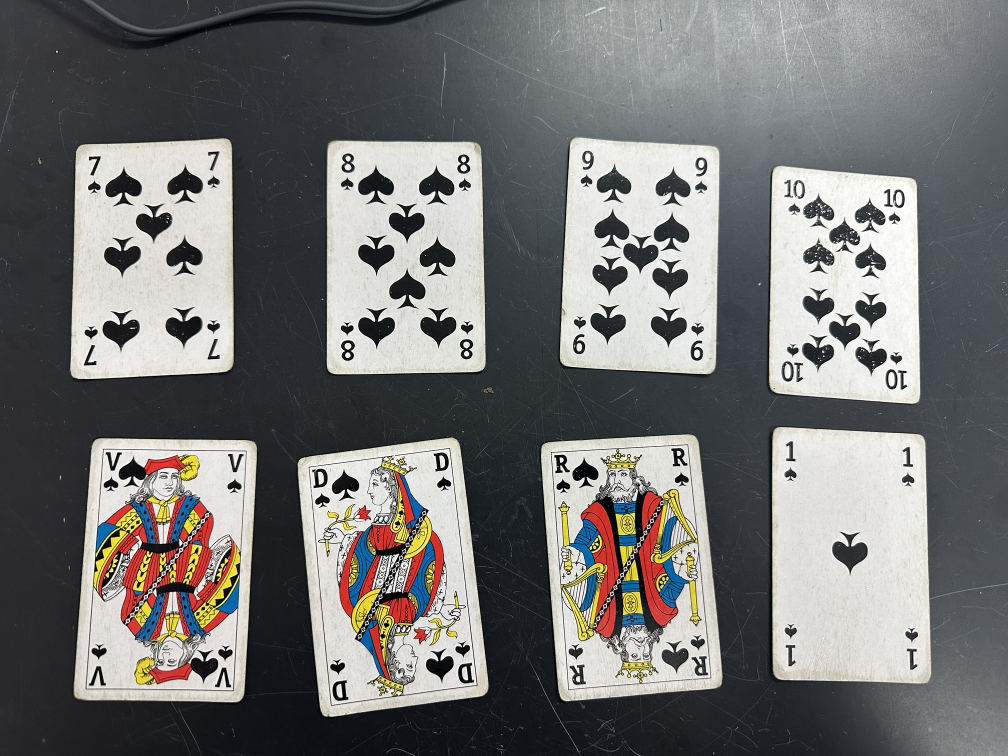
#> input picture detector/photos/jeu_fr/pique.jpg, 2016 x 1512 px, found by its file name (shown at 1/2 size); its folder holds 3 pictures in this run
$ python prepare_deck.py --name monjeu photos/pique.jpg photos/coeur.jpg ...
#> lines starting #> are read from the running program, lines starting #| are printed output that depends on the picture; after the words box and inside, x2 and y2 are one past the last pixel; in counts of white or black regions, pixels touching at a corner belong together
#> in main, img is the input picture: shape (1512, 2016, 3); mean B, G, R 115, 115.5, 116
"""Transforme des photos de VOTRE jeu de cartes en "deck" pour le générateur.

Photos attendues : cartes posées à plat, sans se toucher, sur un fond uni qui
contraste (table sombre, nappe), photo prise bien du dessus.

Le plus simple : une photo par couleur, les 8 cartes en ligne (ou en 2 lignes de 4)
dans l'ordre 7, 8, 9, 10, Valet, Dame, Roi, As, lecture de gauche à droite puis
de haut en bas. Nommer les fichiers pique.jpg, coeur.jpg, carreau.jpg, trefle.jpg.

    python prepare_deck.py --name monjeu photos/pique.jpg photos/coeur.jpg ...

Autre possibilité : une carte par photo, nommée par son identifiant (10H.jpg, JS.jpg ...).

Produit assets/decks/<nom>/<carte>.png + deck.json (boîtes d'index estimées
automatiquement) + _controle.jpg pour vérifier d'un coup d'œil.
"""

import argparse
import json
from pathlib import Path

import cv2
import numpy as np

from cards import CLASSES, RANKS

ROOT = Path(__file__).parent
SUIT_FILES = {"pique": "S", "coeur": "H", "carreau": "D", "trefle": "C", "s": "S", "h": "H", "d": "D", "c": "C"}
CARD_H = 700


def find_cards(img: np.ndarray, expected: int | None = None) -> list[np.ndarray]:
    """Renvoie les quadrilatères (4x2, ordonnés hg, hd, bd, bg) des cartes de la photo."""
#> called with expected = 8
    gray = cv2.cvtColor(img, cv2.COLOR_BGR2GRAY)
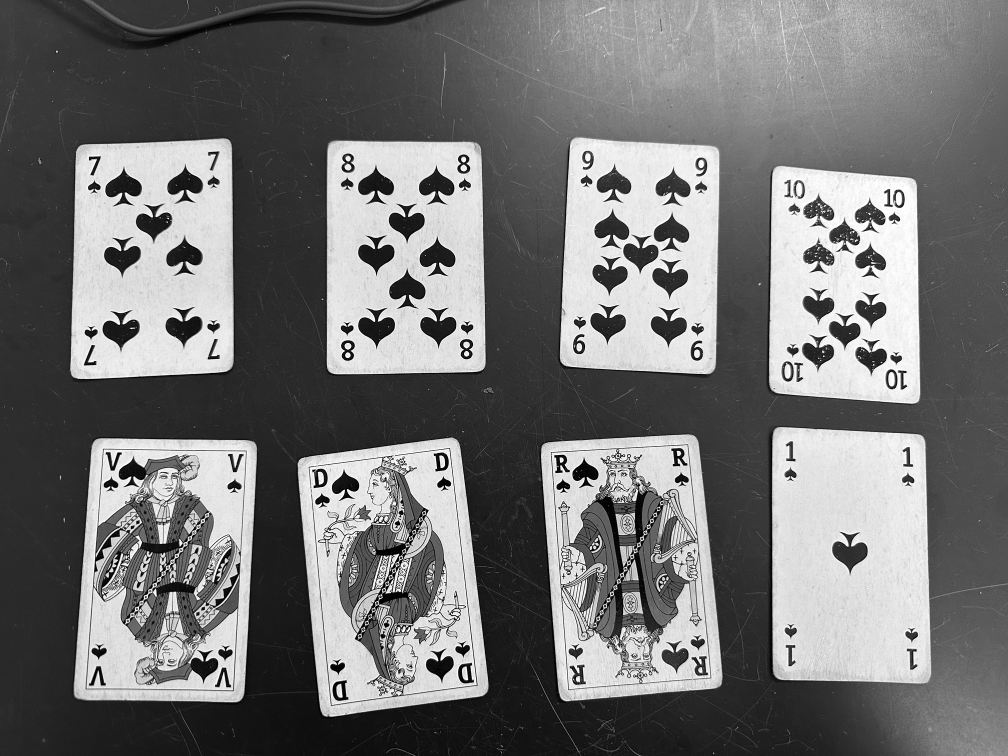
#> gray: shape (1512, 2016) (shown at 1/2 size); min 0, max 255, mean 115.6
    gray = cv2.GaussianBlur(gray, (5, 5), 0)
    area_img = img.shape[0] * img.shape[1]
#> area_img = 3048192
    best = []
    # cartes claires sur fond sombre (Otsu), sinon contours (Canny)
    otsu, th = cv2.threshold(gray, 0, 255, cv2.THRESH_BINARY + cv2.THRESH_OTSU)
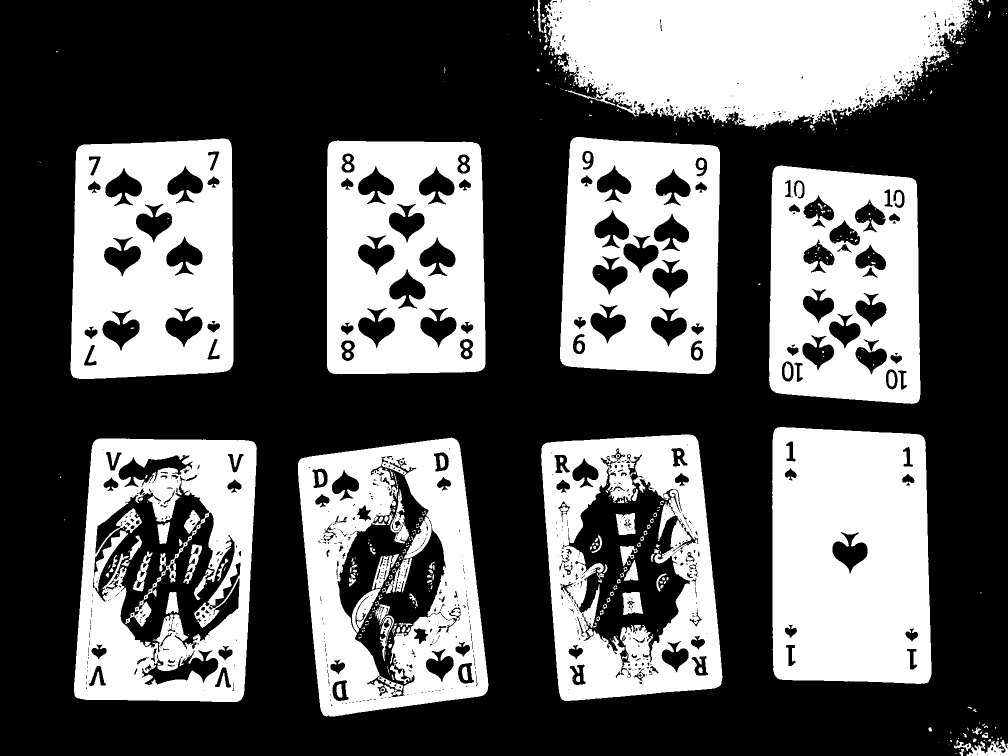
#> th: shape (1512, 2016) (shown at 1/2 size); 37.4% white; 512 white regions (341 under 20 px), largest, box (x1, y1, x2, y2) and area: (1088, 0, 1945, 257) 164478, (1544, 854, 1863, 1368) 150437, (141, 277, 467, 758) 126029
#> otsu = 134
    # seuils plus hauts : seul le blanc des cartes reste (table éclairée, reflets)
    white = [((gray > t) * 255).astype(np.uint8) for t in (otsu + (255 - otsu) * f for f in (0.35, 0.55))]
#> white = 2 items
    edges = cv2.dilate(cv2.Canny(gray, 40, 120), np.ones((5, 5), np.uint8))
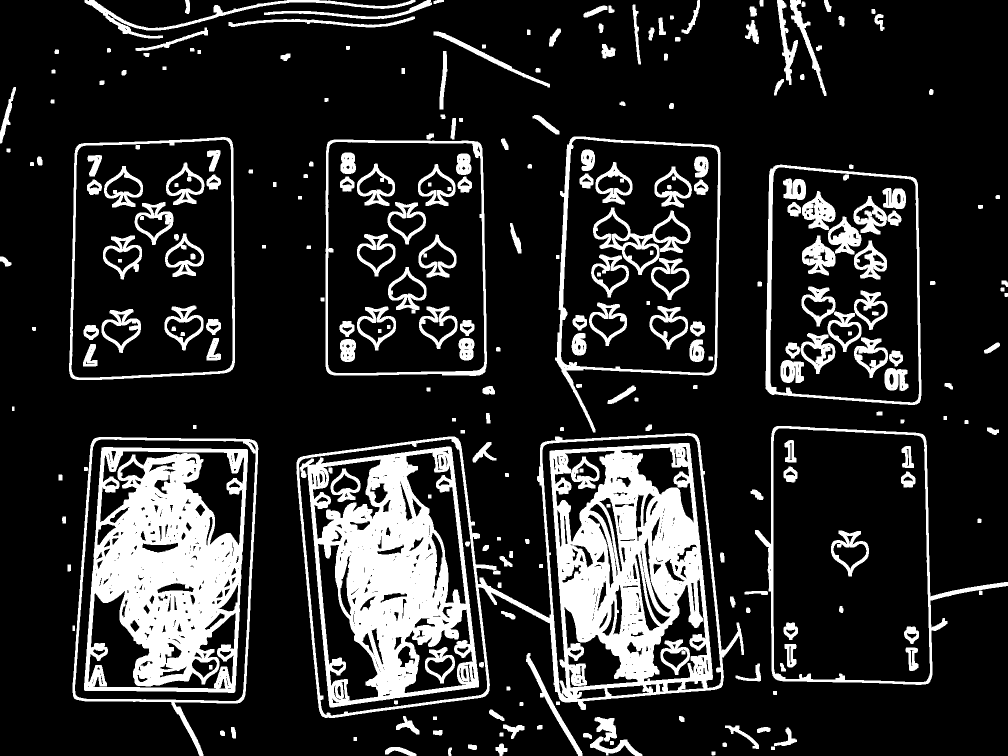
#> edges: shape (1512, 2016) (shown at 1/2 size); 17.2% white; 272 white regions, largest, box (x1, y1, x2, y2) and area: (593, 866, 1488, 1436) 116272, (168, 894, 496, 1386) 98410, (600, 893, 958, 1415) 88066
    k = max(5, int(0.012 * max(img.shape[:2])))  # sépare les cartes presque collées
#> k = 24
    candidates = [cv2.morphologyEx(m, cv2.MORPH_OPEN, np.ones((ks, ks), np.uint8))
                  for m in (th, *white, 255 - th, edges) for ks in (5, k)]
#> candidates = 10 items
    for mask in candidates:
        contours, _ = cv2.findContours(mask, cv2.RETR_EXTERNAL, cv2.CHAIN_APPROX_SIMPLE)
        quads = []
        for c in contours:
            a = cv2.contourArea(c)
            if a < area_img * 0.004 or a > area_img * 0.6:
                continue
            rect = cv2.minAreaRect(c)
            (w, h) = rect[1]
            if min(w, h) == 0:
                continue
            ratio = max(w, h) / min(w, h)
            if not 1.25 < ratio < 1.75 or a / (w * h) < 0.85:
                continue
            peri = cv2.arcLength(c, True)
            approx = cv2.approxPolyDP(c, 0.02 * peri, True)
            pts = approx.reshape(-1, 2).astype(np.float32) if len(approx) == 4 else cv2.boxPoints(rect)
            quads.append(order_quad(pts))
        if expected and len(quads) == expected:
            return sort_reading_order(quads)
        if len(quads) > len(best):
            best = quads
#> this loop made 1 pass
#> (hs in sort_reading_order, order in sort_reading_order) on pass 1: ([514.7, 510.7, 511, 496, 446.1, 457, 456.1, 447.7], [6, 5, 7, 4, 0, 1, 2, 3])
#> after the loop, best = []
    return sort_reading_order(best)


def order_quad(pts: np.ndarray) -> np.ndarray:
    """Ordonne hg, hd, bd, bg avec la carte en portrait."""
    c = pts.mean(0)
    ang = np.arctan2(pts[:, 1] - c[1], pts[:, 0] - c[0])
    pts = pts[np.argsort(ang)]  # sens horaire en coordonnées image, en partant de ~ -180°
    # choisir le point de départ pour que le premier côté (hg->hd) soit le petit côté
    d01 = np.linalg.norm(pts[0] - pts[1])
    d12 = np.linalg.norm(pts[1] - pts[2])
    if d01 > d12:
        pts = np.roll(pts, -1, axis=0)
    # le coin "haut-gauche" = celui le plus haut à gauche parmi les deux candidats
    if pts[0][1] + pts[1][1] > pts[2][1] + pts[3][1]:
        pts = np.roll(pts, 2, axis=0)
    return pts


def sort_reading_order(quads):
    if not quads:
        return quads
    centers = np.array([q.mean(0) for q in quads])
    hs = np.array([np.linalg.norm(q[0] - q[3]) for q in quads])
    rows = []
    for i in np.argsort(centers[:, 1]):
        for r in rows:
            if abs(centers[r[0], 1] - centers[i, 1]) < 0.5 * hs.mean():
                r.append(i)
                break
        else:
            rows.append([i])
    order = [i for r in rows for i in sorted(r, key=lambda k: centers[k, 0])]
    return [quads[i] for i in order]


def rectify(img, quad):
    w_top = np.linalg.norm(quad[1] - quad[0])
    h_left = np.linalg.norm(quad[3] - quad[0])
    W = int(CARD_H * w_top / h_left)
    dst = np.float32([[0, 0], [W, 0], [W, CARD_H], [0, CARD_H]])
    M = cv2.getPerspectiveTransform(quad.astype(np.float32), dst)
    return cv2.warpPerspective(img, M, (W, CARD_H), flags=cv2.INTER_CUBIC)


# [38 lines left out: functions estimate_index_box, ink_ratio, not called in this run]


def main():
    ap = argparse.ArgumentParser()
    ap.add_argument("photos", nargs="+")
    ap.add_argument("--name", required=True)
    ap.add_argument("--cards", nargs="*", help="identifiants dans l'ordre de lecture (si une seule photo)")
    ap.add_argument("--weight", type=float, default=3.0, help="poids du jeu dans le générateur")
    a = ap.parse_args()

    out = ROOT / "assets" / "decks" / a.name
    out.mkdir(parents=True, exist_ok=True)
    done = {}
    for p in map(Path, a.photos):
        img = cv2.imread(str(p))
        stem = p.stem.lower()
        if a.cards and len(a.photos) == 1:
            ids = a.cards
        elif stem in SUIT_FILES:
            ids = [r + SUIT_FILES[stem] for r in RANKS]
        elif p.stem.upper() in CLASSES:
            ids = [p.stem.upper()]
        else:
            raise SystemExit(f"{p.name} : nom de fichier non reconnu (pique.jpg, 10H.jpg, ...)")
        quads = find_cards(img, expected=len(ids))
#> quads = 8 items
        if len(quads) != len(ids):
            raise SystemExit(f"{p.name} : {len(quads)} cartes trouvées, {len(ids)} attendues")
        for cid, q in zip(ids, quads):
            card = rectify(img, q)
            cv2.imwrite(str(out / f"{cid}.png"), card)
            done[cid] = card
#> this loop made 8 passes
#> (cid, q, w_top in rectify, h_left in rectify, W in rectify, dst in rectify) on passes 1 to 5: ('7S', [[154, 298], [456, 279], [463, 733], [147, 754]], 302.6, 456.1, 464, [[0, 0], [464, 0], [464, 700], [0, 700]]), ('8S', [[662, 284], [959, 292], [964, 739], [657, 741]], 297.1, 457, 455, [[0, 0], [455, 0], [455, 700], [0, 700]]), ('9S', [[1147, 276], [1437, 298], [1421, 746], [1122, 723]], 290.8, 447.7, 454, [[0, 0], [454, 0], [454, 700], [0, 700]]), ('10S', [[1552, 333], [1830, 360], [1833, 805], [1543, 779]], 279.3, 446.1, 438, [[0, 0], [438, 0], [438, 700], [0, 700]]), ('JS', [[192, 879], [511, 889], [477, 1402], [150, 1392]], 319.2, 514.7, 434, [[0, 0], [434, 0], [434, 700], [0, 700]])
#> pass 1, in main, `card = rectify(img, q)`:
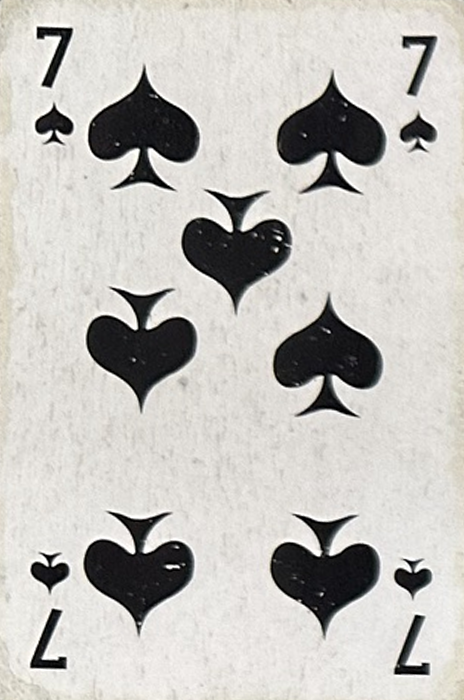
#> card: shape (700, 464, 3); mean B, G, R 188.4, 192.7, 194.9
#> pass 2, in main, `card = rectify(img, q)`:
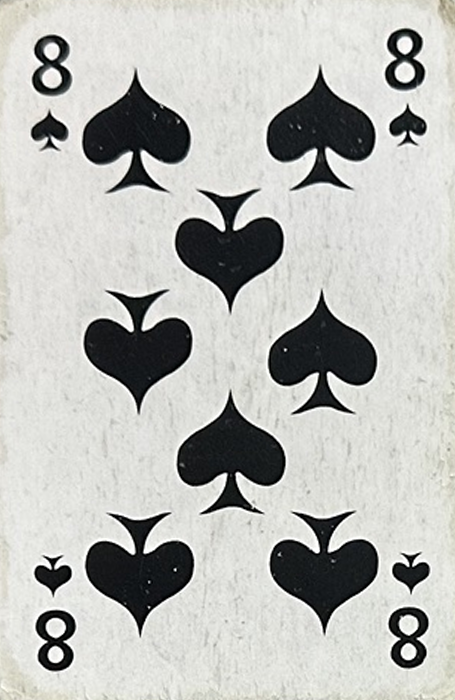
#> card: shape (700, 455, 3); mean B, G, R 183, 186.7, 185.9
#> pass 3, in main, `card = rectify(img, q)`:
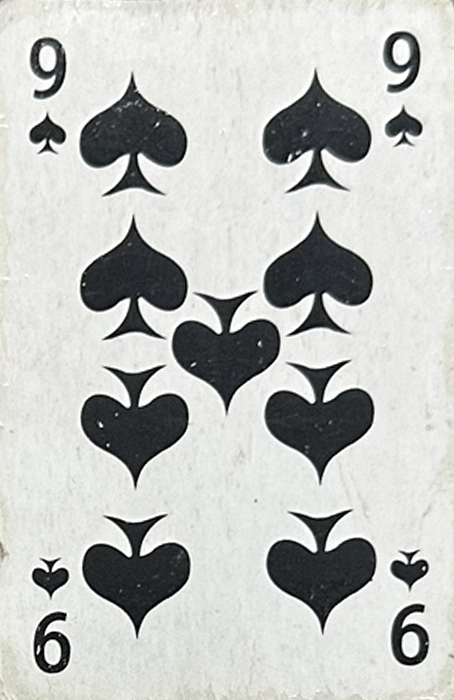
#> card: shape (700, 454, 3); mean B, G, R 190.7, 193.3, 191.9
#> after the loop, done = 8 items
        print(f"{p.name} : {', '.join(ids)}")
#> pass 2 of the loop in main, `for p in map(Path, a.photos):`:
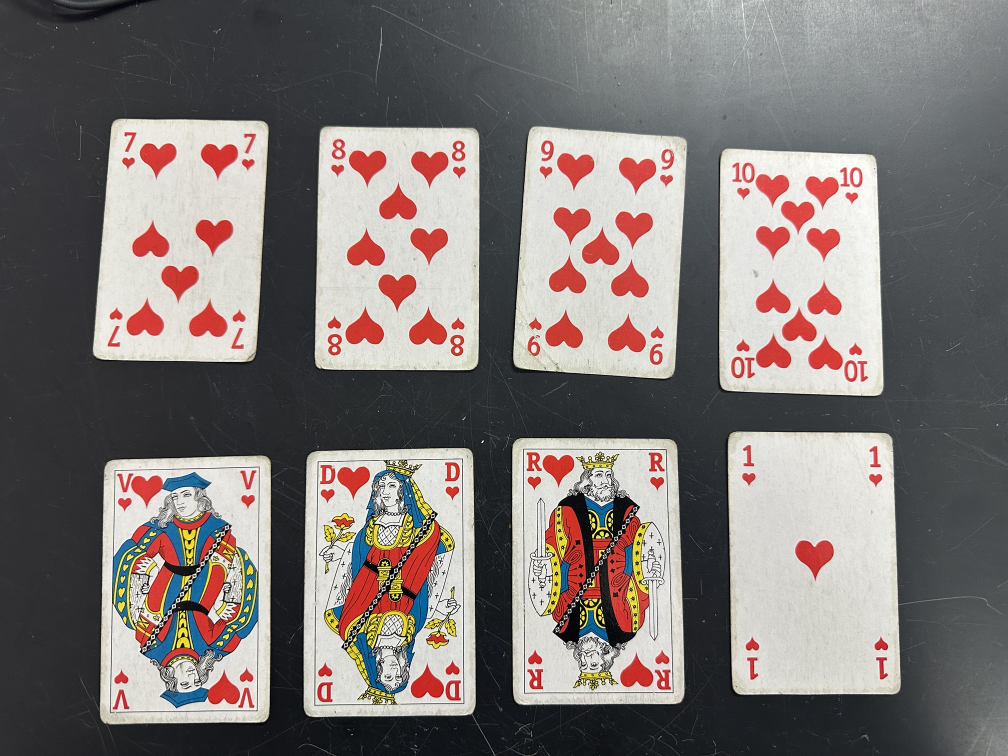
#> input picture detector/photos/jeu_fr/coeur.jpg, 2016 x 1512 px, found by its file name (shown at 1/2 size)
#> in main, img is the input picture: shape (1512, 2016, 3); mean B, G, R 116.7, 118.9, 126.4
#> in find_cards (call 2), `otsu, th = cv2.threshold(gray, 0, 255, cv2.THRESH_BINARY + cv2.THRESH_..`:
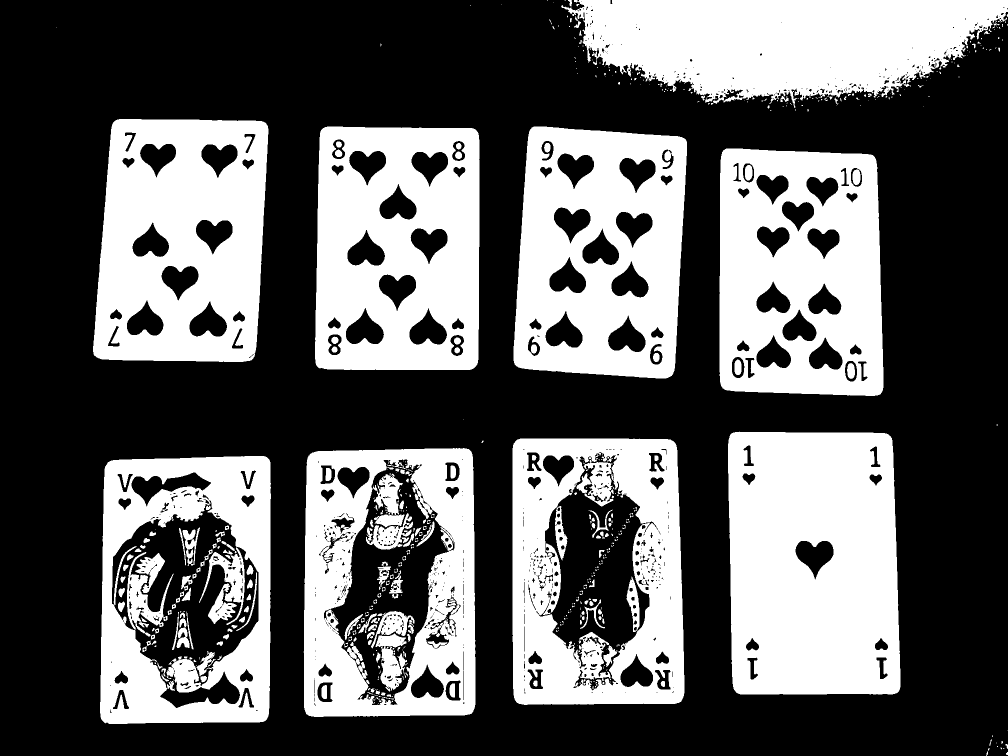
#> th: shape (1512, 2016) (shown at 1/2 size); 38.5% white; 574 white regions (364 under 20 px), largest, box (x1, y1, x2, y2) and area: (1456, 863, 1801, 1389) 167988, (1122, 0, 2016, 216) 131804, (186, 238, 537, 724) 131530
#> otsu = 137
#> edges: shape (1512, 2016); 15.8% white; 227 white regions, largest, box (x1, y1, x2, y2) and area: (591, 870, 1004, 1512) 110410, (966, 703, 1397, 1412) 101679, (217, 930, 522, 1429) 86708
#> the loop in find_cards, `for mask in candidates:` made 1 pass
#> (hs in sort_reading_order, order in sort_reading_order) on pass 1: ([511, 519, 521, 512, 475.1, 474.2, 475.2, 470.9], [7, 6, 5, 4, 0, 1, 2, 3])
#> the loop in main, `for cid, q in zip(ids, quads):` made 8 passes
#> (cid, q, w_top in rectify, h_left in rectify, W in rectify, dst in rectify) on passes 1 to 3: ('7H', [[230, 241], [534, 250], [502, 720], [188, 710]], 304.1, 470.9, 452, [[0, 0], [452, 0], [452, 700], [0, 700]]), ('8H', [[646, 256], [955, 264], [947, 736], [633, 731]], 309.1, 475.2, 455, [[0, 0], [455, 0], [455, 700], [0, 700]]), ('9H', [[1063, 255], [1371, 279], [1343, 751], [1029, 728]], 308.9, 474.2, 456, [[0, 0], [456, 0], [456, 700], [0, 700]])
#> pass 3, in main, `card = rectify(img, q)`:
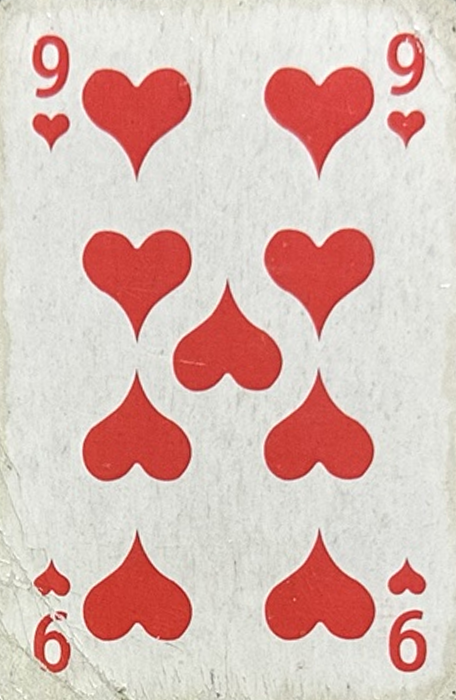
#> card: shape (700, 456, 3); mean B, G, R 183.1, 189.8, 219.1
#> after the loop in main, `for cid, q in zip(ids, quads):`: done = 16 items

    boxes = [b for b in (estimate_index_box(c) for c in done.values()) if b]
    b = np.median(np.array(boxes), axis=0) if boxes else np.array([0.03, 0.02, 0.18, 0.26])
    b = [float(b[0]) - 0.01, float(b[1]) - 0.01, float(b[2]) + 0.01, float(b[3]) + 0.01]
    boxes = [b, [1 - b[2], 1 - b[3], 1 - b[0], 1 - b[1]]]  # haut-gauche, bas-droit (tourné 180°)
    # Jeux français : souvent un index dans les 4 coins. On compare l'encre du coin
    # haut-droit (boîte miroir) à celle du coin haut-gauche.
    tr = [1 - b[2], b[1], 1 - b[0], b[3]]
    ratio = np.median([ink_ratio(c, tr) / max(ink_ratio(c, b), 1e-6) for c in done.values()])
    four = ratio > 0.5
    if four:
        boxes += [tr, [b[0], 1 - b[3], b[2], 1 - b[1]]]  # haut-droit, bas-gauche
    print(f"index dans les 4 coins : {'oui' if four else 'non'} (encre coin haut-droit / haut-gauche = {ratio:.2f})")
    meta = {"source": "photos utilisateur", "weight": a.weight, "corner_radius": 0.05, "index_boxes": boxes}
    (out / "deck.json").write_text(json.dumps(meta, indent=2))

    # planche de contrôle
    tiles = []
    for cid in CLASSES:
        if cid not in done:
            continue
        c = cv2.resize(done[cid], (200, int(200 * CARD_H / done[cid].shape[1])))
        H, W = c.shape[:2]
        for bx in meta["index_boxes"]:
            cv2.rectangle(c, (int(bx[0] * W), int(bx[1] * H)), (int(bx[2] * W), int(bx[3] * H)), (0, 200, 0), 2)
        cv2.putText(c, cid, (60, H // 2), cv2.FONT_HERSHEY_SIMPLEX, 1, (255, 0, 255), 2)
        tiles.append(c)
    h = max(t.shape[0] for t in tiles)
    tiles = [cv2.resize(t, (200, h)) for t in tiles]
    tiles += [np.zeros_like(tiles[0])] * ((-len(tiles)) % 8)
    sheet = np.vstack([np.hstack(tiles[i:i + 8]) for i in range(0, len(tiles), 8)])
    cv2.imwrite(str(out / "_controle.jpg"), sheet)
    print(f"{len(done)}/32 cartes -> {out} (vérifier {out / '_controle.jpg'})")


if __name__ == "__main__":
#> (the run stopped early here; a loop or call above may not have finished)
